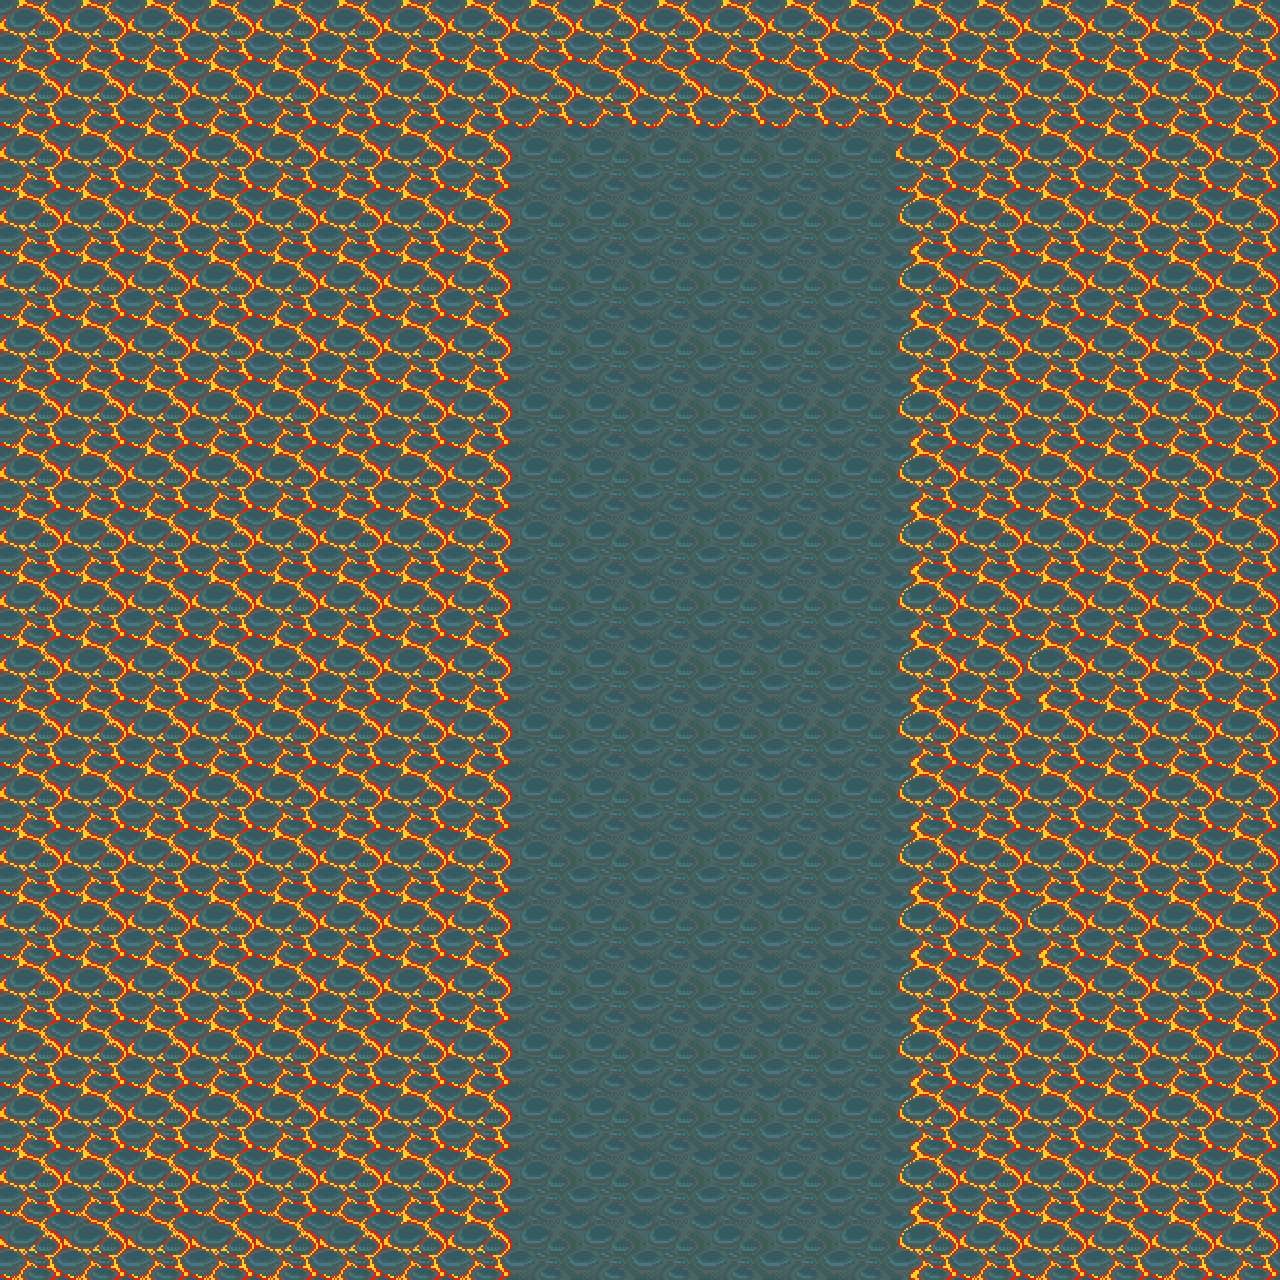

Tiled map render using the project's own tile images. Description and the map definition, with tile-layer contents summarised, below:
An orthogonal 20x20 tile map with 64x64 px tiles, 1 tile layer (Tile Layer 1), 3 tilesets.

<map version="1.0" orientation="orthogonal" width="20" height="20" tilewidth="64" tileheight="64">
 <tileset firstgid="1" name="sand_tile" tilewidth="64" tileheight="64">
  <image source="sand_tile.png" width="256" height="256" />
 </tileset>
 <tileset firstgid="17" name="snow_tile" tilewidth="64" tileheight="64">
  <image source="snow_tile.png" width="256" height="768" />
 </tileset>
 <tileset firstgid="65" name="vulcan_tile" tilewidth="64" tileheight="64">
  <image source="vulcan_tile.png" width="256" height="512" />
 </tileset>
 <layer name="Tile Layer 1" width="20" height="20">
  <data>[400 cells, 400 non-empty, 6 distinct tile ids]</data>
 </layer>
</map>
